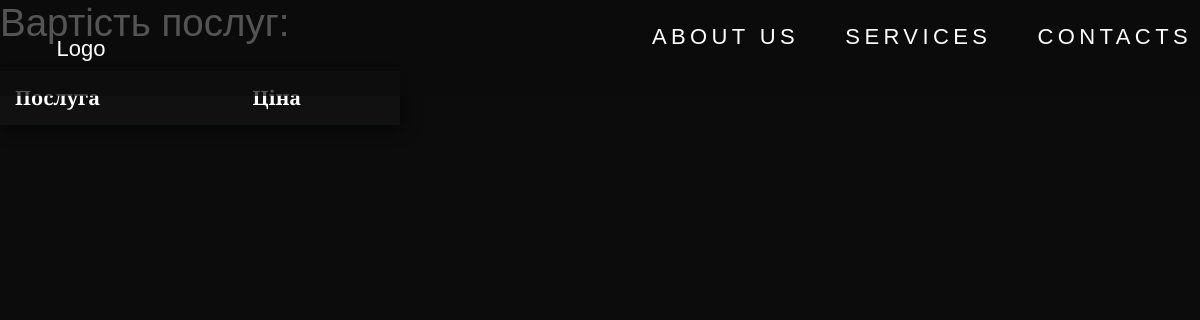
Before: /services/haircuts with the older database file.
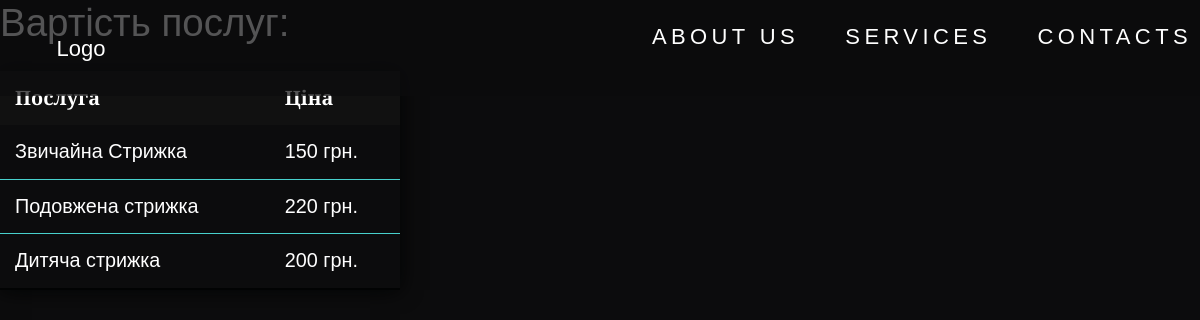
After: the same page with the newer database file.
### service/models.py (models this page shows, shortened)
class Haircuts(models.Model):
    service = models.CharField(max_length=50)
    price = models.IntegerField()
    discount = models.IntegerField()
    class Meta:
        verbose_name = 'Стрижка'
        verbose_name_plural = 'Стрижки'

### service/views.py (the view)
# urls.py: path('haircuts', views.haircuts, name='haircut'),
def haircuts(request):
    data = Haircuts.objects.all()
    context = {
        'data': data
    }
    return render(request, 'service/haircuts.html', context)

### service/templates/service/haircuts.html (shortened to what this page needs)
{% extends 'main/base.html' %}
    {% load static %}
    {% block header %}
        <link rel="stylesheet" href="{% static 'service/css/service.css' %}">
    {% endblock %}
    {% block body %}
        <h3>Вартість послуг:</h3>
        <div>
            <table class="styled-table">
                <thead>
                    <tr>
                        <th>Послуга</th>
                        <th>Ціна</th>
                    </tr>
                </thead>
                <tbody>
                    {% for el in data %}
                        <tr>
                            <td>{{ el.service }}</td>
                            <td>{{el.price}} грн.</td>
                        </tr>
                    {% endfor %}
                </tbody>
            </table>
        </div>
    {% endblock %}

Changed rows visible on the page:
added Haircuts: service "Звичайна Стрижка", price "150"
added Haircuts: service "Подовжена стрижка", price "220"
added Haircuts: service "Дитяча стрижка", price "200"
